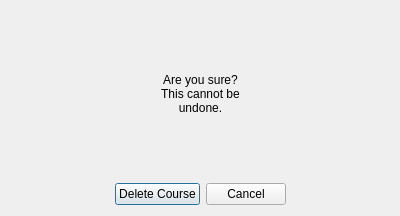
<?xml version="1.0" encoding="UTF-8"?>
<ui version="4.0">
 <class>Dialog</class>
 <widget class="QDialog" name="Dialog">
  <property name="geometry">
   <rect>
    <x>0</x>
    <y>0</y>
    <width>400</width>
    <height>216</height>
   </rect>
  </property>
  <property name="sizePolicy">
   <sizepolicy hsizetype="Fixed" vsizetype="Fixed">
    <horstretch>0</horstretch>
    <verstretch>0</verstretch>
   </sizepolicy>
  </property>
  <property name="windowTitle">
   <string>About</string>
  </property>
  <layout class="QVBoxLayout" name="verticalLayout">
   <item>
    <spacer name="verticalSpacer_2">
     <property name="orientation">
      <enum>Qt::Vertical</enum>
     </property>
     <property name="sizeHint" stdset="0">
      <size>
       <width>20</width>
       <height>40</height>
      </size>
     </property>
    </spacer>
   </item>
   <item>
    <layout class="QHBoxLayout" name="horizontalLayout">
     <item>
      <spacer name="horizontalSpacer_2">
       <property name="orientation">
        <enum>Qt::Horizontal</enum>
       </property>
       <property name="sizeHint" stdset="0">
        <size>
         <width>40</width>
         <height>20</height>
        </size>
       </property>
      </spacer>
     </item>
     <item>
      <widget class="QLabel" name="description_label">
       <property name="sizePolicy">
        <sizepolicy hsizetype="Fixed" vsizetype="Fixed">
         <horstretch>0</horstretch>
         <verstretch>0</verstretch>
        </sizepolicy>
       </property>
       <property name="minimumSize">
        <size>
         <width>0</width>
         <height>0</height>
        </size>
       </property>
       <property name="maximumSize">
        <size>
         <width>200</width>
         <height>120</height>
        </size>
       </property>
       <property name="text">
        <string>Are you sure? This cannot be undone.</string>
       </property>
       <property name="alignment">
        <set>Qt::AlignCenter</set>
       </property>
       <property name="wordWrap">
        <bool>true</bool>
       </property>
      </widget>
     </item>
     <item>
      <spacer name="horizontalSpacer">
       <property name="orientation">
        <enum>Qt::Horizontal</enum>
       </property>
       <property name="sizeHint" stdset="0">
        <size>
         <width>40</width>
         <height>20</height>
        </size>
       </property>
      </spacer>
     </item>
    </layout>
   </item>
   <item>
    <spacer name="verticalSpacer">
     <property name="orientation">
      <enum>Qt::Vertical</enum>
     </property>
     <property name="sizeHint" stdset="0">
      <size>
       <width>20</width>
       <height>40</height>
      </size>
     </property>
    </spacer>
   </item>
   <item>
    <layout class="QHBoxLayout" name="horizontalLayout_2">
     <item>
      <spacer name="horizontalSpacer_3">
       <property name="orientation">
        <enum>Qt::Horizontal</enum>
       </property>
       <property name="sizeHint" stdset="0">
        <size>
         <width>40</width>
         <height>20</height>
        </size>
       </property>
      </spacer>
     </item>
     <item>
      <widget class="QPushButton" name="ok_button">
       <property name="text">
        <string>Delete Course</string>
       </property>
      </widget>
     </item>
     <item>
      <widget class="QPushButton" name="pushButton">
       <property name="text">
        <string>Cancel</string>
       </property>
      </widget>
     </item>
     <item>
      <spacer name="horizontalSpacer_4">
       <property name="orientation">
        <enum>Qt::Horizontal</enum>
       </property>
       <property name="sizeHint" stdset="0">
        <size>
         <width>40</width>
         <height>20</height>
        </size>
       </property>
      </spacer>
     </item>
    </layout>
   </item>
  </layout>
 </widget>
 <resources/>
 <connections/>
</ui>
